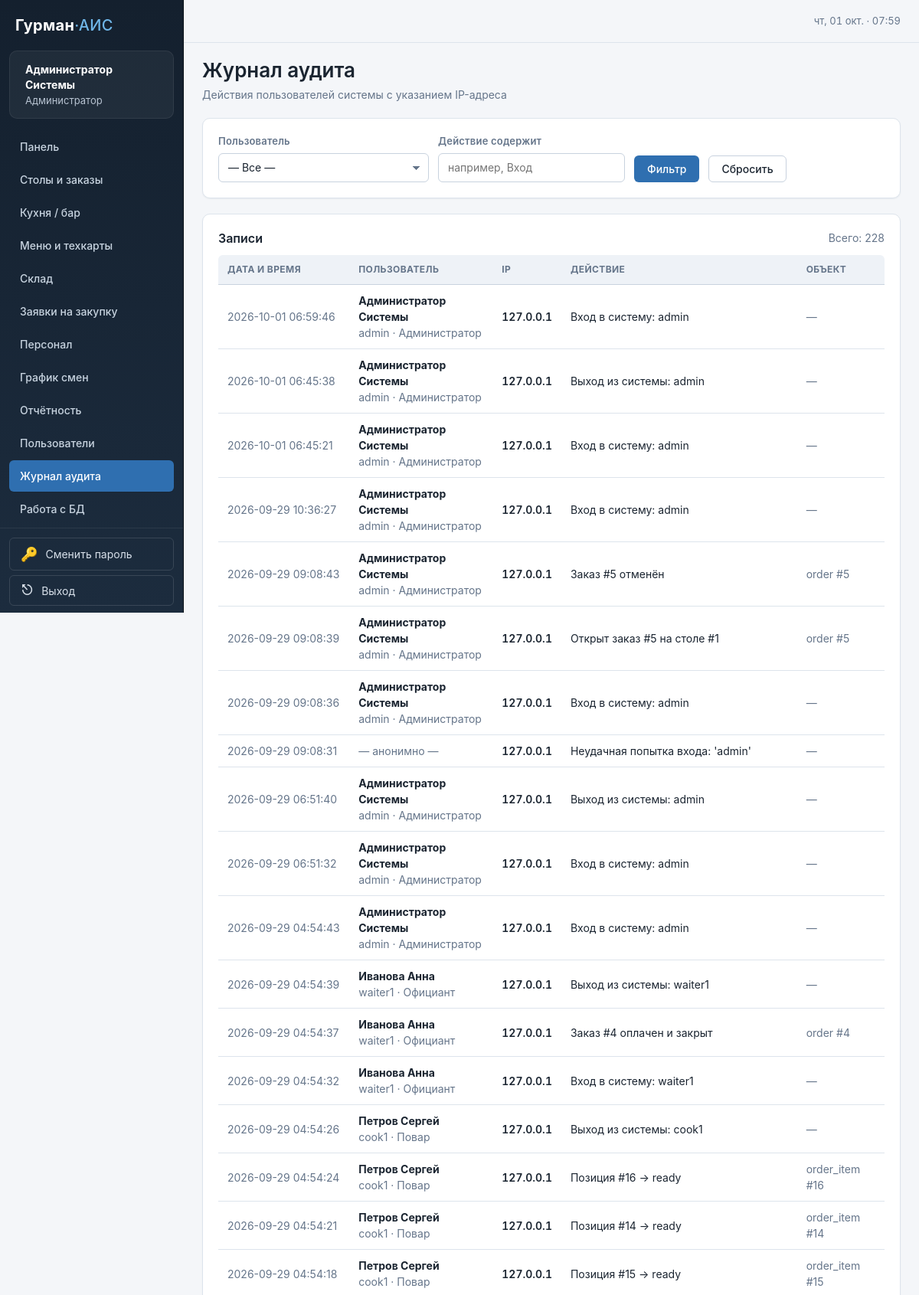
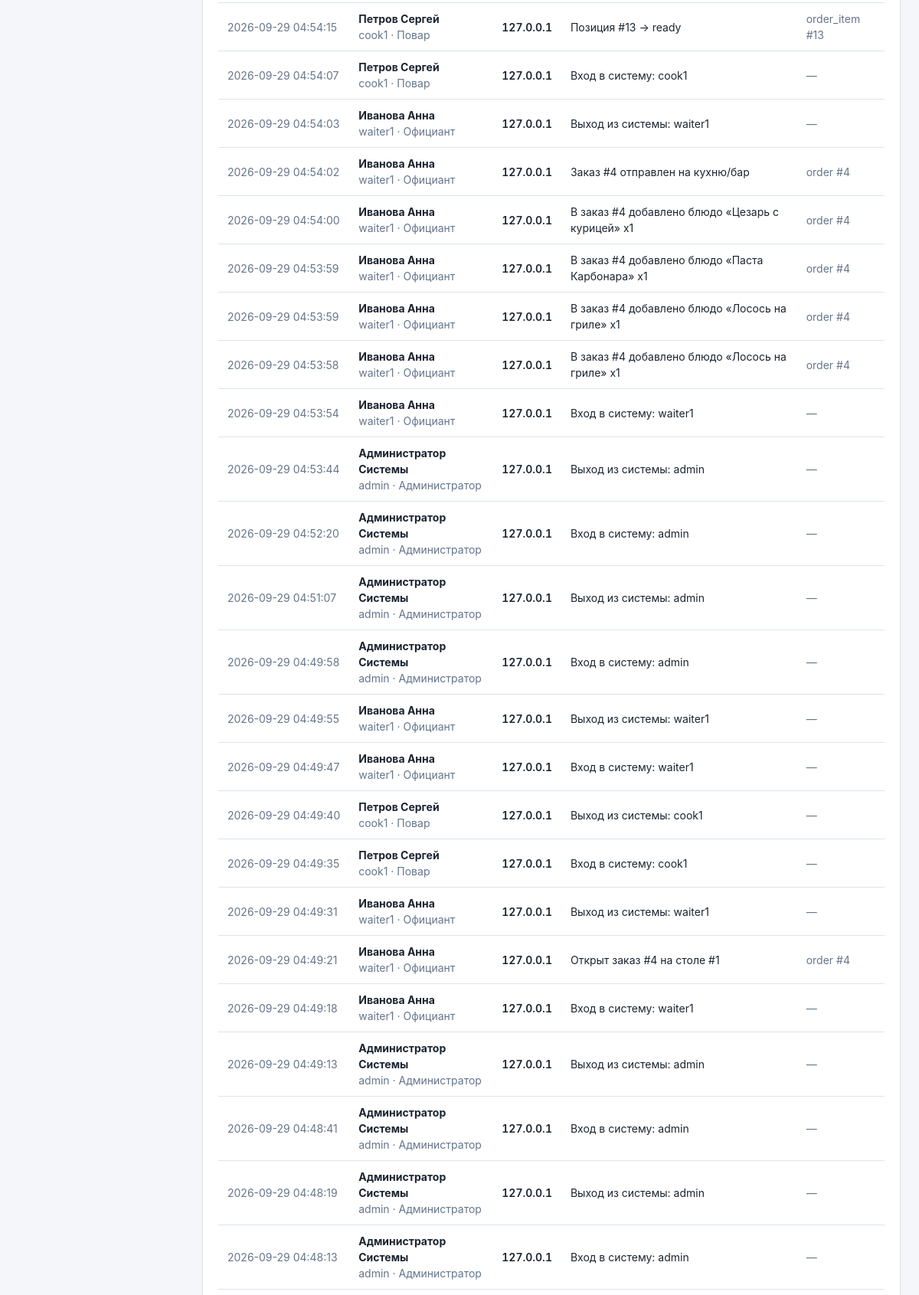
The app's page /auth/audit (signed in, upper part) with its own data (2 pictures, top to bottom).
### tables this page shows
CREATE TABLE users (
    id INTEGER PRIMARY KEY AUTOINCREMENT,
    username TEXT UNIQUE NOT NULL,
    password_hash TEXT NOT NULL,
    full_name TEXT NOT NULL,
    role TEXT NOT NULL CHECK (role IN ('admin', 'waiter', 'cook', 'bartender', 'storekeeper', 'accountant')),
    is_active INTEGER NOT NULL DEFAULT 1,
    created_at TEXT NOT NULL DEFAULT (datetime('now'))
, "session_version" INTEGER NOT NULL DEFAULT 1, "must_change_password" INTEGER NOT NULL DEFAULT 0);

CREATE TABLE audit_log (
    id INTEGER PRIMARY KEY AUTOINCREMENT,
    user_id INTEGER REFERENCES users(id) ON DELETE SET NULL,
    action TEXT NOT NULL,
    created_at TEXT NOT NULL DEFAULT (datetime('now'))
, entity_type TEXT, entity_id INTEGER, ip TEXT);

### blueprints/auth.py (the view)
@auth.route("/audit")
@roles_required("admin")
def audit_log():
    db = get_db()
    page = safe_int(request.args.get("page"), min_=1, max_=100000, default=1) or 1
    per_page = 100
    offset = (page - 1) * per_page
    user_filter = safe_int(request.args.get("user_id"), min_=1, default=None)
    action_filter = (request.args.get("action") or "").strip()[:100]
    where, params = [], []
    if user_filter:
        where.append("a.user_id = ?")
        params.append(user_filter)
    if action_filter:
        where.append("a.action LIKE ?")
        params.append(f"%{action_filter}%")
    where_sql = (" WHERE " + " AND ".join(where)) if where else ""
    total = db.execute(
        f"SELECT COUNT(*) AS c FROM audit_log a{where_sql}", params
    ).fetchone()["c"]
    rows = db.execute(
        f"""
        SELECT a.*, u.username, u.full_name, u.role
        FROM audit_log a
        LEFT JOIN users u ON u.id = a.user_id
        {where_sql}
        ORDER BY a.created_at DESC, a.id DESC
        LIMIT ? OFFSET ?
        """,
        [*params, per_page, offset],
    ).fetchall()
    users_ = db.execute(
        "SELECT id, username, full_name FROM users ORDER BY username"
    ).fetchall()
    return render_template(
        "auth/audit_log.html",
        entries=rows, users=users_,
        page=page, per_page=per_page, total=total,
        pages=max(1, (total + per_page - 1) // per_page),
        user_filter=user_filter, action_filter=action_filter,
    )

### blueprints/dashboard.py (called while the page is built, shortened)
def register_globals(app):
    @app.context_processor
    def inject_globals():
        demo_accounts = None
        return {
            "role_labels": ROLE_LABELS,
            "restaurant_name": app.config["RESTAURANT_NAME"],
            "is_debug": app.debug,
            "demo_accounts": demo_accounts,
        }

### db.py (called while the page is built)
def get_db():
    if "db" not in g:
        g.db = sqlite3.connect(
            Config.DATABASE,
            detect_types=sqlite3.PARSE_DECLTYPES,
            timeout=5.0,
            isolation_level=None,
        )
        g.db.row_factory = sqlite3.Row
        g.db.execute("PRAGMA foreign_keys = ON")
        g.db.execute("PRAGMA journal_mode = WAL")
        g.db.execute("PRAGMA synchronous = NORMAL")
        g.db.execute("PRAGMA busy_timeout = 5000")
    return g.db

### utils.py (called while the page is built, shortened)
def safe_int(raw, *, min_=None, max_=None, default=None):
    if raw is None:
        return default

def roles_required(*roles):
    def decorator(view):
        @functools.wraps(view)
        def wrapped(*args, **kwargs):
            if g.user is None:
                return redirect(url_for("auth.login", next=request.path))
            return view(*args, **kwargs)
        return wrapped
    return decorator

### templates/auth/audit_log.html (shortened to what this page needs)
{% extends "base.html" %}
{% block content %}
<div class="page-header">
    <div>
        <h1>Журнал аудита</h1>
        <p class="subtitle">Действия пользователей системы с указанием IP-адреса</p>
    </div>
</div>
<div class="card">
    <form method="get" class="btn-row filter-row">
        <div class="field field--flush">
            <label for="user_id">Пользователь</label>
            <select id="user_id" name="user_id">
                <option value="">— Все —</option>
            </select>
        </div>
        <div class="field field--flush">
            <label for="action">Действие содержит</label>
            <input type="text" id="action" name="action"
                   value="{{ action_filter }}" maxlength="100"
                   placeholder="например, Вход">
        </div>
        <button class="btn" type="submit">Фильтр</button>
        <a class="btn btn--secondary" href="{{ url_for('auth.audit_log') }}">Сбросить</a>
    </form>
</div>
<div class="card">
    <div class="card-head">
        <h3 class="mt-0">Записи</h3>
        <span class="text-muted">Всего: {{ total }}</span>
    </div>
    <div class="table-wrap">
        <table class="data-table">
            <thead>
                <tr>
                    <th scope="col">Дата и время</th>
                    <th scope="col">Пользователь</th>
                    <th scope="col">IP</th>
                    <th scope="col">Действие</th>
                    <th scope="col">Объект</th>
                </tr>
            </thead>
            <tbody>
            {% for e in entries %}
                <tr>
                    <td class="text-muted nowrap">{{ e['created_at'] }}</td>
                    <td>
                        {% if e['username'] %}
                            <strong>{{ e['full_name'] or '—' }}</strong>
                            <div class="text-muted">
                                {{ e['username'] }} ·
                                {{ role_labels.get(e['role'], e['role']) if e['role'] else '—' }}
                            </div>
                        {% else %}
                            <span class="text-muted">— анонимно —</span>
                        {% endif %}
                    </td>
                    <td class="cell-price">{{ e['ip'] or '—' }}</td>
                    <td>{{ e['action'] }}</td>
                    <td class="text-muted">
                        {% if e['entity_type'] %}
                            {{ e['entity_type'] }}
                            {% if e['entity_id'] %} #{{ e['entity_id'] }}{% endif %}
                        {% else %}—{% endif %}
                    </td>
                </tr>
            {% else %}
                <tr><td colspan="5" class="empty-state">Записей нет</td></tr>
            {% endfor %}
            </tbody>
        </table>
    </div>
</div>
{% endblock %}

### templates/base.html (shortened to what this page needs)
<!doctype html>
<html lang="ru">
<head>
    <link rel="stylesheet" href="{{ url_for('static', filename='css/style.css') }}">
</head>
<body {% block body_attrs %}{% endblock %}>
<div class="app-layout">
    <aside class="sidebar">
        <div class="sidebar__brand">Гурман<span>·АИС</span></div>
        {% if g.user %}
        {% set R = g.user['role'] %}
        {% set ep = request.endpoint or '' %}
        <div class="sidebar__user">
            <strong>{{ g.user['full_name'] }}</strong>
            {{ role_labels.get(g.user['role'], g.user['role']) }}
        </div>
        <nav>
            <a href="{{ url_for('index') }}"
               class="{{ 'active' if ep == 'index' else '' }}">Панель</a>
            {% if R in ('admin', 'waiter') %}
            <a href="{{ url_for('orders.tables') }}"
               class="{{ 'active' if ep in ('orders.tables', 'orders.detail') else '' }}">Столы и заказы</a>
            {% endif %}
            {% if R in ('admin', 'cook', 'bartender') %}
            <a href="{{ url_for('orders.kitchen_view') }}"
               class="{{ 'active' if ep == 'orders.kitchen_view' else '' }}">Кухня / бар</a>
            {% endif %}
            {% if R in ('admin', 'cook', 'bartender', 'waiter', 'accountant') %}
            <a href="{{ url_for('dishes.list_dishes') }}"
               class="{{ 'active' if ep.startswith('dishes.') else '' }}">Меню и техкарты</a>
            {% endif %}
            {% if R in ('admin', 'storekeeper', 'accountant') %}
            <a href="{{ url_for('warehouse.stock') }}"
               class="{{ 'active' if ep in ('warehouse.stock', 'warehouse.new_ingredient', 'warehouse.movements') else '' }}">Склад</a>
            <a href="{{ url_for('warehouse.requests_list') }}"
               class="{{ 'active' if ep == 'warehouse.requests_list' else '' }}">Заявки на закупку</a>
            {% endif %}
            {% if R in ('admin', 'accountant') %}
            <a href="{{ url_for('staff.list_employees') }}"
               class="{{ 'active' if ep in ('staff.list_employees', 'staff.new_employee') else '' }}">Персонал</a>
            <a href="{{ url_for('staff.schedule') }}"
               class="{{ 'active' if ep == 'staff.schedule' else '' }}">График смен</a>
            <a href="{{ url_for('reports.index') }}"
               class="{{ 'active' if ep == 'reports.index' else '' }}">Отчётность</a>
            {% endif %}
            {% if R == 'admin' %}
                <a href="{{ url_for('auth.users') }}"
                class="{{ 'active' if ep in ('auth.users', 'auth.new_user') else '' }}">Пользователи</a>
                <a href="{{ url_for('auth.audit_log') }}"
                class="{{ 'active' if ep == 'auth.audit_log' else '' }}">Журнал аудита</a>
                <a href="{{ url_for('admin.db_tables') }}"
                class="{{ 'active' if ep in ('admin.db_tables', 'admin.db_view', 'admin.db_query') else '' }}">Работа с БД</a>
            {% endif %}
        </nav>
        <div class="sidebar__logout">
            <a class="logout-btn logout-btn--block"
               href="{{ url_for('auth.change_password') }}">
                <span>🔑</span>
                <span>Сменить пароль</span>
            </a>
            <form method="post" action="{{ url_for('auth.logout') }}">
                <button type="submit" class="logout-btn">
                    <span>⎋</span>
                    <span>Выход</span>
                </button>
            </form>
        </div>
        {% endif %}
    </aside>
    <main class="main">
        <div class="topbar">
            <div class="topbar__clock" id="clock"></div>
        </div>
        {% block content %}{% endblock %}
    </main>
</div>
</body>
</html>

### static/css/variables.css (style rules this page uses)
:root { --color-bg: #f4f6f9; --color-surface: #ffffff; --color-surface-2: #f8fafc; --color-surface-3: #eef2f7; --color-border: #dde4ec; --color-border-strong: #c8d2de; --color-text: #1a2430; --color-muted: #65758a; --color-subtle: #94a2b5; --color-inverse: #ffffff; --color-primary: #2f6fb0; --color-primary-hover: #245a95; --color-primary-active: #1d4a7c; --color-primary-soft: #e3eefa; --color-primary-ink: #173b5e; --color-success: #2f7a4a; --color-success-soft: #e6f3ea; --color-success-ink: #1e5a33; --color-danger: #b8342f; --color-danger-soft: #fbe9e7; --color-danger-ink: #7a1f1c; --color-warning: #a8730a; --color-warning-soft: #fdf3dc; --color-warning-ink: #6f4d04; --color-info: #2c5d8a; --color-info-soft: #e6eff7; --color-info-ink: #1d3f5e; --color-neutral-soft: #e9eef4; --color-neutral-ink: #4e5b6c; --radius-xs: 4px; --radius-sm: 6px; --radius: 10px; --radius-lg: 14px; --radius-pill: 999px; --shadow-sm: 0 1px 2px rgba(15, 30, 50, .06); --shadow: 0 2px 6px rgba(15, 30, 50, .08), 0 1px 2px rgba(15, 30, 50, .04); --shadow-md: 0 6px 18px rgba(15, 30, 50, .10), 0 2px 6px rgba(15, 30, 50, .05); --shadow-inset: inset 0 1px 0 rgba(255, 255, 255, .6); --font-sans: -apple-system, BlinkMacSystemFont, "Segoe UI", Roboto, "Helvetica Neue", Arial, "Noto Sans", sans-serif; --font-mono: ui-monospace, SFMono-Regular, "SF Mono", Menlo, Consolas, "Liberation Mono", monospace; --fs-xs: 12px; --fs-sm: 13px; --fs-md: 14px; --fs-lg: 16px; --fs-xl: 20px; --fs-2xl: 26px; --fs-3xl: 32px; --lh-tight: 1.25; --lh-base: 1.5; --sidebar-w: 240px; --topbar-h: 56px; --container-pad: 24px; --transition: 150ms ease; --transition-slow: 250ms ease; --focus-ring: 0 0 0 3px rgba(47, 111, 176, .28); }

### records on screen
users: user.full_name "Администратор Системы", get "Администратор", role "Администратор"
audit_log: created_at "2026-10-01 06:59:46", full_name "Администратор Системы", username "admin", ip "127.0.0.1", action "Вход в систему: admin"
audit_log: created_at "2026-10-01 06:45:38", full_name "Администратор Системы", username "admin", ip "127.0.0.1", action "Выход из системы: admin"
audit_log: created_at "2026-10-01 06:45:21", full_name "Администратор Системы", username "admin", ip "127.0.0.1", action "Вход в систему: admin"
audit_log: created_at "2026-09-29 10:36:27", full_name "Администратор Системы", username "admin", ip "127.0.0.1", action "Вход в систему: admin"
audit_log: created_at "2026-09-29 09:08:43", full_name "Администратор Системы", username "admin", ip "127.0.0.1", action "Заказ #5 отменён", entity_type "order", entity_id "5"
audit_log: created_at "2026-09-29 09:08:39", full_name "Администратор Системы", username "admin", ip "127.0.0.1", action "Открыт заказ #5 на столе #1", entity_type "order", entity_id "5"
audit_log: created_at "2026-09-29 09:08:36", full_name "Администратор Системы", username "admin", ip "127.0.0.1", action "Вход в систему: admin"
audit_log: created_at "2026-09-29 09:08:31", shows "— анонимно —", ip "127.0.0.1", action "Неудачная попытка входа: 'admin'"
audit_log: created_at "2026-09-29 06:51:40", full_name "Администратор Системы", username "admin", ip "127.0.0.1", action "Выход из системы: admin"
audit_log: created_at "2026-09-29 06:51:32", full_name "Администратор Системы", username "admin", ip "127.0.0.1", action "Вход в систему: admin"
audit_log: created_at "2026-09-29 04:54:43", full_name "Администратор Системы", username "admin", ip "127.0.0.1", action "Вход в систему: admin"
audit_log: created_at "2026-09-29 04:54:39", full_name "Иванова Анна", username "waiter1", ip "127.0.0.1", action "Выход из системы: waiter1"
users: role "Официант"
audit_log: created_at "2026-09-29 04:54:37", full_name "Иванова Анна", username "waiter1", ip "127.0.0.1", action "Заказ #4 оплачен и закрыт", entity_type "order", entity_id "4"
audit_log: created_at "2026-09-29 04:54:32", full_name "Иванова Анна", username "waiter1", ip "127.0.0.1", action "Вход в систему: waiter1"
audit_log: created_at "2026-09-29 04:54:26", full_name "Петров Сергей", username "cook1", ip "127.0.0.1", action "Выход из системы: cook1"
users: role "Повар"
audit_log: created_at "2026-09-29 04:54:24", full_name "Петров Сергей", username "cook1", ip "127.0.0.1", action "Позиция #16 → ready", entity_type "order_item", entity_id "16"
audit_log: created_at "2026-09-29 04:54:21", full_name "Петров Сергей", username "cook1", ip "127.0.0.1", action "Позиция #14 → ready", entity_type "order_item", entity_id "14"
audit_log: created_at "2026-09-29 04:54:18", full_name "Петров Сергей", username "cook1", ip "127.0.0.1", action "Позиция #15 → ready", entity_type "order_item", entity_id "15"
audit_log: created_at "2026-09-29 04:54:15", full_name "Петров Сергей", username "cook1", ip "127.0.0.1", action "Позиция #13 → ready", entity_type "order_item", entity_id "13"
audit_log: created_at "2026-09-29 04:54:07", full_name "Петров Сергей", username "cook1", ip "127.0.0.1", action "Вход в систему: cook1"
audit_log: created_at "2026-09-29 04:54:03", full_name "Иванова Анна", username "waiter1", ip "127.0.0.1", action "Выход из системы: waiter1"
audit_log: created_at "2026-09-29 04:54:02", full_name "Иванова Анна", username "waiter1", ip "127.0.0.1", action "Заказ #4 отправлен на кухню/бар", entity_type "order", entity_id "4"
audit_log: created_at "2026-09-29 04:54:00", full_name "Иванова Анна", username "waiter1", ip "127.0.0.1", action "В заказ #4 добавлено блюдо «Цезарь с курицей» x1", entity_type "order", entity_id "4"
audit_log: created_at "2026-09-29 04:53:59", full_name "Иванова Анна", username "waiter1", ip "127.0.0.1", action "В заказ #4 добавлено блюдо «Паста Карбонара» x1", entity_type "order", entity_id "4"
audit_log: created_at "2026-09-29 04:53:59", full_name "Иванова Анна", username "waiter1", ip "127.0.0.1", action "В заказ #4 добавлено блюдо «Лосось на гриле» x1", entity_type "order", entity_id "4"
audit_log: created_at "2026-09-29 04:53:58", full_name "Иванова Анна", username "waiter1", ip "127.0.0.1", action "В заказ #4 добавлено блюдо «Лосось на гриле» x1", entity_type "order", entity_id "4"
audit_log: created_at "2026-09-29 04:53:54", full_name "Иванова Анна", username "waiter1", ip "127.0.0.1", action "Вход в систему: waiter1"
audit_log: created_at "2026-09-29 04:53:44", full_name "Администратор Системы", username "admin", ip "127.0.0.1", action "Выход из системы: admin"
audit_log: created_at "2026-09-29 04:52:20", full_name "Администратор Системы", username "admin", ip "127.0.0.1", action "Вход в систему: admin"
audit_log: created_at "2026-09-29 04:51:07", full_name "Администратор Системы", username "admin", ip "127.0.0.1", action "Выход из системы: admin"
audit_log: created_at "2026-09-29 04:49:58", full_name "Администратор Системы", username "admin", ip "127.0.0.1", action "Вход в систему: admin"
audit_log: created_at "2026-09-29 04:49:55", full_name "Иванова Анна", username "waiter1", ip "127.0.0.1", action "Выход из системы: waiter1"
audit_log: created_at "2026-09-29 04:49:47", full_name "Иванова Анна", username "waiter1", ip "127.0.0.1", action "Вход в систему: waiter1"
audit_log: created_at "2026-09-29 04:49:40", full_name "Петров Сергей", username "cook1", ip "127.0.0.1", action "Выход из системы: cook1"
audit_log: created_at "2026-09-29 04:49:35", full_name "Петров Сергей", username "cook1", ip "127.0.0.1", action "Вход в систему: cook1"
audit_log: created_at "2026-09-29 04:49:31", full_name "Иванова Анна", username "waiter1", ip "127.0.0.1", action "Выход из системы: waiter1"
audit_log: created_at "2026-09-29 04:49:21", full_name "Иванова Анна", username "waiter1", ip "127.0.0.1", action "Открыт заказ #4 на столе #1", entity_type "order", entity_id "4"
audit_log: created_at "2026-09-29 04:49:18", full_name "Иванова Анна", username "waiter1", ip "127.0.0.1", action "Вход в систему: waiter1"
audit_log: created_at "2026-09-29 04:49:13", full_name "Администратор Системы", username "admin", ip "127.0.0.1", action "Выход из системы: admin"
audit_log: created_at "2026-09-29 04:48:41", full_name "Администратор Системы", username "admin", ip "127.0.0.1", action "Вход в систему: admin"
audit_log: created_at "2026-09-29 04:48:19", full_name "Администратор Системы", username "admin", ip "127.0.0.1", action "Выход из системы: admin"
audit_log: created_at "2026-09-29 04:48:13", full_name "Администратор Системы", username "admin", ip "127.0.0.1", action "Вход в систему: admin"

### other values on screen
{{ total }} "228"
